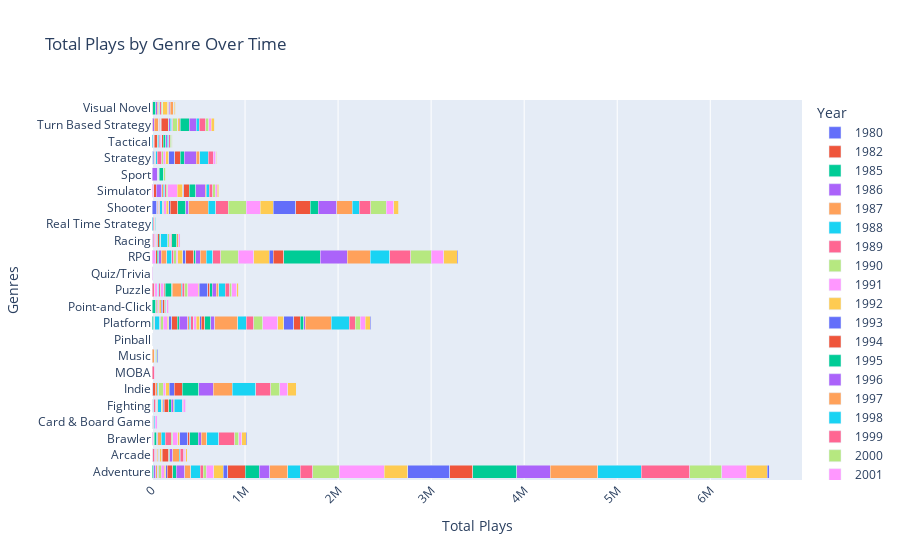

Notebook source saved alongside this figure:
### Markdown cell above
# Genre vs Total Plays

### Code cell
import pandas as pd
from datetime import datetime
import plotly.express as px
from ast import literal_eval

df = pd.read_csv('Dataset/games.csv')

df = df[df['Release Date'] != 'releases on TBD']

df['Release Date'] = df['Release Date'].apply(lambda x: datetime.strptime(x, '%b %d, %Y'))
df['Genres'] = df['Genres'].apply(literal_eval)

def convert_to_int(value):
    if 'K' in value:
        return int(float(value.replace('K', '')) * 1000)
    else:
        return int(value)

df['Plays'] = df['Plays'].apply(convert_to_int)

df = df.explode('Genres').dropna(subset=['Genres'])

df['Year'] = df['Release Date'].apply(lambda x: x.strftime('%Y'))
avg_plays_per_genre_year = df.groupby(['Genres', 'Year'])['Plays'].sum().unstack().reset_index()

fig = px.bar(avg_plays_per_genre_year, x=avg_plays_per_genre_year.columns[1:], y='Genres',
             title='Total Plays by Genre Over Time',
             labels={'value': 'Total Plays', 'variable': 'Year'},
             barmode='stack'
            )

fig.update_layout(xaxis_tickangle=-45)
fig.show()

### Figure 1 — Plotly figure (JSON) as saved in the notebook; plotly's stock layout.template omitted (floating-point values rounded to 4 significant figures)
{"data": [{"alignmentgroup": "True", "hovertemplate": "Year=1980<br>Total Plays=%{x}<br>Genres=%{y}<extra></extra>", "legendgroup": "1980", "marker": {"color": "#636efa", "pattern": {"shape": ""}}, "name": "1980", "offsetgroup": "1980", "orientation": "h", "showlegend": true, "textposition": "auto", "type": "bar", "x": [null, 5200, null, null, null, null, null, null, null, null, null, null, null, null, null, null, null, null, null, null, null, null, null], "xaxis": "x", "y": ["Adventure", "Arcade", "Brawler", "Card & Board Game", "Fighting", "Indie", "MOBA", "Music", "Pinball", "Platform", "Point-and-Click", "Puzzle", "Quiz/Trivia", "RPG", "Racing", "Real Time Strategy", "Shooter", "Simulator", "Sport", "Strategy", "Tactical", "Turn Based Strategy", "Visual Novel"], "yaxis": "y"}, {"alignmentgroup": "True", "hovertemplate": "Year=1982<br>Total Plays=%{x}<br>Genres=%{y}<extra></extra>", "legendgroup": "1982", "marker": {"color": "#EF553B", "pattern": {"shape": ""}}, "name": "1982", "offsetgroup": "1982", "orientation": "h", "showlegend": true, "textposition": "auto", "type": "bar", "x": [null, 1600, null, null, null, null, null, null, null, null, null, null, null, null, null, null, null, null, null, null, null, null, null], "xaxis": "x", "y": ["Adventure", "Arcade", "Brawler", "Card & Board Game", "Fighting", "Indie", "MOBA", "Music", "Pinball", "Platform", "Point-and-Click", "Puzzle", "Quiz/Trivia", "RPG", "Racing", "Real Time Strategy", "Shooter", "Simulator", "Sport", "Strategy", "Tactical", "Turn Based Strategy", "Visual Novel"], "yaxis": "y"}, {"alignmentgroup": "True", "hovertemplate": "Year=1985<br>Total Plays=%{x}<br>Genres=%{y}<extra></extra>", "legendgroup": "1985", "marker": {"color": "#00cc96", "pattern": {"shape": ""}}, "name": "1985", "offsetgroup": "1985", "orientation": "h", "showlegend": true, "textposition": "auto", "type": "bar", "x": [18000, null, null, null, null, null, null, null, null, 18000, null, null, null, null, null, null, null, null, null, null, null, null, null], "xaxis": "x", "y": ["Adventure", "Arcade", "Brawler", "Card & Board Game", "Fighting", "Indie", "MOBA", "Music", "Pinball", "Platform", "Point-and-Click", "Puzzle", "Quiz/Trivia", "RPG", "Racing", "Real Time Strategy", "Shooter", "Simulator", "Sport", "Strategy", "Tactical", "Turn Based Strategy", "Visual Novel"], "yaxis": "y"}, {"alignmentgroup": "True", "hovertemplate": "Year=1986<br>Total Plays=%{x}<br>Genres=%{y}<extra></extra>", "legendgroup": "1986", "marker": {"color": "#ab63fa", "pattern": {"shape": ""}}, "name": "1986", "offsetgroup": "1986", "orientation": "h", "showlegend": true, "textposition": "auto", "type": "bar", "x": [24300, 1400, null, null, null, null, null, null, null, 7100, null, 1400, null, null, null, null, null, null, null, 1400, null, null, null], "xaxis": "x", "y": ["Adventure", "Arcade", "Brawler", "Card & Board Game", "Fighting", "Indie", "MOBA", "Music", "Pinball", "Platform", "Point-and-Click", "Puzzle", "Quiz/Trivia", "RPG", "Racing", "Real Time Strategy", "Shooter", "Simulator", "Sport", "Strategy", "Tactical", "Turn Based Strategy", "Visual Novel"], "yaxis": "y"}, {"alignmentgroup": "True", "hovertemplate": "Year=1987<br>Total Plays=%{x}<br>Genres=%{y}<extra></extra>", "legendgroup": "1987", "marker": {"color": "#FFA15A", "pattern": {"shape": ""}}, "name": "1987", "offsetgroup": "1987", "orientation": "h", "showlegend": true, "textposition": "auto", "type": "bar", "x": [11800, null, null, null, null, null, null, null, null, 5400, null, null, null, 4500, null, null, 1900, null, null, null, null, null, null], "xaxis": "x", "y": ["Adventure", "Arcade", "Brawler", "Card & Board Game", "Fighting", "Indie", "MOBA", "Music", "Pinball", "Platform", "Point-and-Click", "Puzzle", "Quiz/Trivia", "RPG", "Racing", "Real Time Strategy", "Shooter", "Simulator", "Sport", "Strategy", "Tactical", "Turn Based Strategy", "Visual Novel"], "yaxis": "y"}, {"alignmentgroup": "True", "hovertemplate": "Year=1988<br>Total Plays=%{x}<br>Genres=%{y}<extra></extra>", "legendgroup": "1988", "marker": {"color": "#19d3f3", "pattern": {"shape": ""}}, "name": "1988", "offsetgroup": "1988", "orientation": "h", "showlegend": true, "textposition": "auto", "type": "bar", "x": [8400, null, 1500, null, null, null, null, null, null, 51900, null, null, null, null, null, null, null, null, null, null, null, null, null], "xaxis": "x", "y": ["Adventure", "Arcade", "Brawler", "Card & Board Game", "Fighting", "Indie", "MOBA", "Music", "Pinball", "Platform", "Point-and-Click", "Puzzle", "Quiz/Trivia", "RPG", "Racing", "Real Time Strategy", "Shooter", "Simulator", "Sport", "Strategy", "Tactical", "Turn Based Strategy", "Visual Novel"], "yaxis": "y"}, {"alignmentgroup": "True", "hovertemplate": "Year=1989<br>Total Plays=%{x}<br>Genres=%{y}<extra></extra>", "legendgroup": "1989", "marker": {"color": "#FF6692", "pattern": {"shape": ""}}, "name": "1989", "offsetgroup": "1989", "orientation": "h", "showlegend": true, "textposition": "auto", "type": "bar", "x": [12200, 19200, null, null, null, null, null, null, null, 12200, null, 21700, null, null, null, null, null, null, null, null, null, null, null], "xaxis": "x", "y": ["Adventure", "Arcade", "Brawler", "Card & Board Game", "Fighting", "Indie", "MOBA", "Music", "Pinball", "Platform", "Point-and-Click", "Puzzle", "Quiz/Trivia", "RPG", "Racing", "Real Time Strategy", "Shooter", "Simulator", "Sport", "Strategy", "Tactical", "Turn Based Strategy", "Visual Novel"], "yaxis": "y"}, {"alignmentgroup": "True", "hovertemplate": "Year=1990<br>Total Plays=%{x}<br>Genres=%{y}<extra></extra>", "legendgroup": "1990", "marker": {"color": "#B6E880", "pattern": {"shape": ""}}, "name": "1990", "offsetgroup": "1990", "orientation": "h", "showlegend": true, "textposition": "auto", "type": "bar", "x": [26800, null, null, null, null, null, null, null, null, 24200, 1400, 3800, null, null, null, null, null, null, null, null, null, null, null], "xaxis": "x", "y": ["Adventure", "Arcade", "Brawler", "Card & Board Game", "Fighting", "Indie", "MOBA", "Music", "Pinball", "Platform", "Point-and-Click", "Puzzle", "Quiz/Trivia", "RPG", "Racing", "Real Time Strategy", "Shooter", "Simulator", "Sport", "Strategy", "Tactical", "Turn Based Strategy", "Visual Novel"], "yaxis": "y"}, {"alignmentgroup": "True", "hovertemplate": "Year=1991<br>Total Plays=%{x}<br>Genres=%{y}<extra></extra>", "legendgroup": "1991", "marker": {"color": "#FF97FF", "pattern": {"shape": ""}}, "name": "1991", "offsetgroup": "1991", "orientation": "h", "showlegend": true, "textposition": "auto", "type": "bar", "x": [32739, 5800, 1500, null, 4300, null, null, null, null, 42739, null, 26939, null, 28700, null, null, 2100, null, null, null, null, null, null], "xaxis": "x", "y": ["Adventure", "Arcade", "Brawler", "Card & Board Game", "Fighting", "Indie", "MOBA", "Music", "Pinball", "Platform", "Point-and-Click", "Puzzle", "Quiz/Trivia", "RPG", "Racing", "Real Time Strategy", "Shooter", "Simulator", "Sport", "Strategy", "Tactical", "Turn Based Strategy", "Visual Novel"], "yaxis": "y"}, {"alignmentgroup": "True", "hovertemplate": "Year=1992<br>Total Plays=%{x}<br>Genres=%{y}<extra></extra>", "legendgroup": "1992", "marker": {"color": "#FECB52", "pattern": {"shape": ""}}, "name": "1992", "offsetgroup": "1992", "orientation": "h", "showlegend": true, "textposition": "auto", "type": "bar", "x": [14247, 1400, null, null, null, null, null, null, null, 16700, 547, null, null, 3600, null, null, 547, null, null, null, null, null, 547], "xaxis": "x", "y": ["Adventure", "Arcade", "Brawler", "Card & Board Game", "Fighting", "Indie", "MOBA", "Music", "Pinball", "Platform", "Point-and-Click", "Puzzle", "Quiz/Trivia", "RPG", "Racing", "Real Time Strategy", "Shooter", "Simulator", "Sport", "Strategy", "Tactical", "Turn Based Strategy", "Visual Novel"], "yaxis": "y"}, {"alignmentgroup": "True", "hovertemplate": "Year=1993<br>Total Plays=%{x}<br>Genres=%{y}<extra></extra>", "legendgroup": "1993", "marker": {"color": "#636efa", "pattern": {"shape": ""}}, "name": "1993", "offsetgroup": "1993", "orientation": "h", "showlegend": true, "textposition": "auto", "type": "bar", "x": [16000, 2200, null, null, 1600, null, null, null, null, 32900, null, null, null, 1900, null, null, 46800, null, 847, null, null, null, null], "xaxis": "x", "y": ["Adventure", "Arcade", "Brawler", "Card & Board Game", "Fighting", "Indie", "MOBA", "Music", "Pinball", "Platform", "Point-and-Click", "Puzzle", "Quiz/Trivia", "RPG", "Racing", "Real Time Strategy", "Shooter", "Simulator", "Sport", "Strategy", "Tactical", "Turn Based Strategy", "Visual Novel"], "yaxis": "y"}, {"alignmentgroup": "True", "hovertemplate": "Year=1994<br>Total Plays=%{x}<br>Genres=%{y}<extra></extra>", "legendgroup": "1994", "marker": {"color": "#EF553B", "pattern": {"shape": ""}}, "name": "1994", "offsetgroup": "1994", "orientation": "h", "showlegend": true, "textposition": "auto", "type": "bar", "x": [60900, null, null, null, null, null, null, null, null, 57800, null, null, null, 16199, null, null, 11544, null, null, null, null, 9000, null], "xaxis": "x", "y": ["Adventure", "Arcade", "Brawler", "Card & Board Game", "Fighting", "Indie", "MOBA", "Music", "Pinball", "Platform", "Point-and-Click", "Puzzle", "Quiz/Trivia", "RPG", "Racing", "Real Time Strategy", "Shooter", "Simulator", "Sport", "Strategy", "Tactical", "Turn Based Strategy", "Visual Novel"], "yaxis": "y"}, {"alignmentgroup": "True", "hovertemplate": "Year=1995<br>Total Plays=%{x}<br>Genres=%{y}<extra></extra>", "legendgroup": "1995", "marker": {"color": "#00cc96", "pattern": {"shape": ""}}, "name": "1995", "offsetgroup": "1995", "orientation": "h", "showlegend": true, "textposition": "auto", "type": "bar", "x": [35000, null, null, null, 2686, null, null, null, null, 26200, null, null, null, 19133, 986, null, 4586, null, null, null, null, null, null], "xaxis": "x", "y": ["Adventure", "Arcade", "Brawler", "Card & Board Game", "Fighting", "Indie", "MOBA", "Music", "Pinball", "Platform", "Point-and-Click", "Puzzle", "Quiz/Trivia", "RPG", "Racing", "Real Time Strategy", "Shooter", "Simulator", "Sport", "Strategy", "Tactical", "Turn Based Strategy", "Visual Novel"], "yaxis": "y"}, {"alignmentgroup": "True", "hovertemplate": "Year=1996<br>Total Plays=%{x}<br>Genres=%{y}<extra></extra>", "legendgroup": "1996", "marker": {"color": "#ab63fa", "pattern": {"shape": ""}}, "name": "1996", "offsetgroup": "1996", "orientation": "h", "showlegend": true, "textposition": "auto", "type": "bar", "x": [92600, 3800, null, null, null, null, null, null, null, 89300, null, 6100, null, 24816, 9700, null, 6500, null, null, 1300, null, 16000, null], "xaxis": "x", "y": ["Adventure", "Arcade", "Brawler", "Card & Board Game", "Fighting", "Indie", "MOBA", "Music", "Pinball", "Platform", "Point-and-Click", "Puzzle", "Quiz/Trivia", "RPG", "Racing", "Real Time Strategy", "Shooter", "Simulator", "Sport", "Strategy", "Tactical", "Turn Based Strategy", "Visual Novel"], "yaxis": "y"}, {"alignmentgroup": "True", "hovertemplate": "Year=1997<br>Total Plays=%{x}<br>Genres=%{y}<extra></extra>", "legendgroup": "1997", "marker": {"color": "#FFA15A", "pattern": {"shape": ""}}, "name": "1997", "offsetgroup": "1997", "orientation": "h", "showlegend": true, "textposition": "auto", "type": "bar", "x": [61563, 2400, null, null, 5400, null, null, null, null, 16100, null, 663, null, 59463, 1600, null, 9522, 522, null, 2100, 2100, 47100, null], "xaxis": "x", "y": ["Adventure", "Arcade", "Brawler", "Card & Board Game", "Fighting", "Indie", "MOBA", "Music", "Pinball", "Platform", "Point-and-Click", "Puzzle", "Quiz/Trivia", "RPG", "Racing", "Real Time Strategy", "Shooter", "Simulator", "Sport", "Strategy", "Tactical", "Turn Based Strategy", "Visual Novel"], "yaxis": "y"}, {"alignmentgroup": "True", "hovertemplate": "Year=1998<br>Total Plays=%{x}<br>Genres=%{y}<extra></extra>", "legendgroup": "1998", "marker": {"color": "#19d3f3", "pattern": {"shape": ""}}, "name": "1998", "offsetgroup": "1998", "orientation": "h", "showlegend": true, "textposition": "auto", "type": "bar", "x": [102197, 1700, null, null, 3500, null, null, null, null, 14800, null, 13000, null, 54500, 2700, null, 24000, null, null, 1100, 12000, 2400, null], "xaxis": "x", "y": ["Adventure", "Arcade", "Brawler", "Card & Board Game", "Fighting", "Indie", "MOBA", "Music", "Pinball", "Platform", "Point-and-Click", "Puzzle", "Quiz/Trivia", "RPG", "Racing", "Real Time Strategy", "Shooter", "Simulator", "Sport", "Strategy", "Tactical", "Turn Based Strategy", "Visual Novel"], "yaxis": "y"}, {"alignmentgroup": "True", "hovertemplate": "Year=1999<br>Total Plays=%{x}<br>Genres=%{y}<extra></extra>", "legendgroup": "1999", "marker": {"color": "#FF6692", "pattern": {"shape": ""}}, "name": "1999", "offsetgroup": "1999", "orientation": "h", "showlegend": true, "textposition": "auto", "type": "bar", "x": [34559, 8500, 1600, 7800, 23934, null, null, null, null, 27000, null, 16600, null, 22803, 9600, null, 10259, 1600, null, 4840, 1640, 10900, null], "xaxis": "x", "y": ["Adventure", "Arcade", "Brawler", "Card & Board Game", "Fighting", "Indie", "MOBA", "Music", "Pinball", "Platform", "Point-and-Click", "Puzzle", "Quiz/Trivia", "RPG", "Racing", "Real Time Strategy", "Shooter", "Simulator", "Sport", "Strategy", "Tactical", "Turn Based Strategy", "Visual Novel"], "yaxis": "y"}, {"alignmentgroup": "True", "hovertemplate": "Year=2000<br>Total Plays=%{x}<br>Genres=%{y}<extra></extra>", "legendgroup": "2000", "marker": {"color": "#B6E880", "pattern": {"shape": ""}}, "name": "2000", "offsetgroup": "2000", "orientation": "h", "showlegend": true, "textposition": "auto", "type": "bar", "x": [31300, null, null, 2800, null, null, null, null, null, 7500, null, 2300, null, 25200, null, null, 10900, null, null, null, null, 6800, null], "xaxis": "x", "y": ["Adventure", "Arcade", "Brawler", "Card & Board Game", "Fighting", "Indie", "MOBA", "Music", "Pinball", "Platform", "Point-and-Click", "Puzzle", "Quiz/Trivia", "RPG", "Racing", "Real Time Strategy", "Shooter", "Simulator", "Sport", "Strategy", "Tactical", "Turn Based Strategy", "Visual Novel"], "yaxis": "y"}, {"alignmentgroup": "True", "hovertemplate": "Year=2001<br>Total Plays=%{x}<br>Genres=%{y}<extra></extra>", "legendgroup": "2001", "marker": {"color": "#FF97FF", "pattern": {"shape": ""}}, "name": "2001", "offsetgroup": "2001", "orientation": "h", "showlegend": true, "textposition": "auto", "type": "bar", "x": [82978, 1739, 10000, null, 1900, 1300, null, null, null, 27200, null, 32303, null, 16500, 13200, null, 24400, 17500, 1100, 1900, 1900, 1900, null], "xaxis": "x", "y": ["Adventure", "Arcade", "Brawler", "Card & Board Game", "Fighting", "Indie", "MOBA", "Music", "Pinball", "Platform", "Point-and-Click", "Puzzle", "Quiz/Trivia", "RPG", "Racing", "Real Time Strategy", "Shooter", "Simulator", "Sport", "Strategy", "Tactical", "Turn Based Strategy", "Visual Novel"], "yaxis": "y"}, {"alignmentgroup": "True", "hovertemplate": "Year=2002<br>Total Plays=%{x}<br>Genres=%{y}<extra></extra>", "legendgroup": "2002", "marker": {"color": "#FECB52", "pattern": {"shape": ""}}, "name": "2002", "offsetgroup": "2002", "orientation": "h", "showlegend": true, "textposition": "auto", "type": "bar", "x": [102508, 12000, 1600, 3000, null, 1900, null, 1400, null, 35800, null, 4308, null, 53600, 13400, null, 28897, null, 1400, 297, null, 7000, 2300], "xaxis": "x", "y": ["Adventure", "Arcade", "Brawler", "Card & Board Game", "Fighting", "Indie", "MOBA", "Music", "Pinball", "Platform", "Point-and-Click", "Puzzle", "Quiz/Trivia", "RPG", "Racing", "Real Time Strategy", "Shooter", "Simulator", "Sport", "Strategy", "Tactical", "Turn Based Strategy", "Visual Novel"], "yaxis": "y"}, {"alignmentgroup": "True", "hovertemplate": "Year=2003<br>Total Plays=%{x}<br>Genres=%{y}<extra></extra>", "legendgroup": "2003", "marker": {"color": "#636efa", "pattern": {"shape": ""}}, "name": "2003", "offsetgroup": "2003", "orientation": "h", "showlegend": true, "textposition": "auto", "type": "bar", "x": [48400, 5100, 6400, null, null, 3400, null, null, 1600, 17997, null, 4900, null, 30400, 10100, 2600, 14500, null, null, 10400, 7800, null, 1700], "xaxis": "x", "y": ["Adventure", "Arcade", "Brawler", "Card & Board Game", "Fighting", "Indie", "MOBA", "Music", "Pinball", "Platform", "Point-and-Click", "Puzzle", "Quiz/Trivia", "RPG", "Racing", "Real Time Strategy", "Shooter", "Simulator", "Sport", "Strategy", "Tactical", "Turn Based Strategy", "Visual Novel"], "yaxis": "y"}, {"alignmentgroup": "True", "hovertemplate": "Year=2004<br>Total Plays=%{x}<br>Genres=%{y}<extra></extra>", "legendgroup": "2004", "marker": {"color": "#EF553B", "pattern": {"shape": ""}}, "name": "2004", "offsetgroup": "2004", "orientation": "h", "showlegend": true, "textposition": "auto", "type": "bar", "x": [188200, null, null, null, 2800, 35700, null, null, null, 38100, null, 9700, null, 89100, 19000, 2700, 80900, 24000, 1900, 3700, 32300, 71000, 1900], "xaxis": "x", "y": ["Adventure", "Arcade", "Brawler", "Card & Board Game", "Fighting", "Indie", "MOBA", "Music", "Pinball", "Platform", "Point-and-Click", "Puzzle", "Quiz/Trivia", "RPG", "Racing", "Real Time Strategy", "Shooter", "Simulator", "Sport", "Strategy", "Tactical", "Turn Based Strategy", "Visual Novel"], "yaxis": "y"}, {"alignmentgroup": "True", "hovertemplate": "Year=2005<br>Total Plays=%{x}<br>Genres=%{y}<extra></extra>", "legendgroup": "2005", "marker": {"color": "#00cc96", "pattern": {"shape": ""}}, "name": "2005", "offsetgroup": "2005", "orientation": "h", "showlegend": true, "textposition": "auto", "type": "bar", "x": [147274, null, 30919, null, 4527, null, null, null, null, 61874, 36000, 67400, null, 18191, 15000, null, 84500, null, null, 13900, 6600, 6700, 36000], "xaxis": "x", "y": ["Adventure", "Arcade", "Brawler", "Card & Board Game", "Fighting", "Indie", "MOBA", "Music", "Pinball", "Platform", "Point-and-Click", "Puzzle", "Quiz/Trivia", "RPG", "Racing", "Real Time Strategy", "Shooter", "Simulator", "Sport", "Strategy", "Tactical", "Turn Based Strategy", "Visual Novel"], "yaxis": "y"}, {"alignmentgroup": "True", "hovertemplate": "Year=2006<br>Total Plays=%{x}<br>Genres=%{y}<extra></extra>", "legendgroup": "2006", "marker": {"color": "#ab63fa", "pattern": {"shape": ""}}, "name": "2006", "offsetgroup": "2006", "orientation": "h", "showlegend": true, "textposition": "auto", "type": "bar", "x": [113089, null, 7500, null, 252, null, null, null, null, 41100, null, 6527, null, 49462, 1100, null, 30700, 60100, 56800, null, null, 15000, 13200], "xaxis": "x", "y": ["Adventure", "Arcade", "Brawler", "Card & Board Game", "Fighting", "Indie", "MOBA", "Music", "Pinball", "Platform", "Point-and-Click", "Puzzle", "Quiz/Trivia", "RPG", "Racing", "Real Time Strategy", "Shooter", "Simulator", "Sport", "Strategy", "Tactical", "Turn Based Strategy", "Visual Novel"], "yaxis": "y"}, {"alignmentgroup": "True", "hovertemplate": "Year=2007<br>Total Plays=%{x}<br>Genres=%{y}<extra></extra>", "legendgroup": "2007", "marker": {"color": "#FFA15A", "pattern": {"shape": ""}}, "name": "2007", "offsetgroup": "2007", "orientation": "h", "showlegend": true, "textposition": "auto", "type": "bar", "x": [194676, 5200, 38600, null, 10300, 14600, null, 21500, null, 249776, 5800, 99200, null, 63800, null, null, 210776, 15300, 1400, 1800, 1800, 2300, 14200], "xaxis": "x", "y": ["Adventure", "Arcade", "Brawler", "Card & Board Game", "Fighting", "Indie", "MOBA", "Music", "Pinball", "Platform", "Point-and-Click", "Puzzle", "Quiz/Trivia", "RPG", "Racing", "Real Time Strategy", "Shooter", "Simulator", "Sport", "Strategy", "Tactical", "Turn Based Strategy", "Visual Novel"], "yaxis": "y"}, {"alignmentgroup": "True", "hovertemplate": "Year=2008<br>Total Plays=%{x}<br>Genres=%{y}<extra></extra>", "legendgroup": "2008", "marker": {"color": "#19d3f3", "pattern": {"shape": ""}}, "name": "2008", "offsetgroup": "2008", "orientation": "h", "showlegend": true, "textposition": "auto", "type": "bar", "x": [131384, null, 44600, null, 39300, 14500, null, 3600, null, 90900, 2400, 10408, null, 69800, 74600, 6000, 81700, 20500, 1800, 11400, 9600, 15900, 14476], "xaxis": "x", "y": ["Adventure", "Arcade", "Brawler", "Card & Board Game", "Fighting", "Indie", "MOBA", "Music", "Pinball", "Platform", "Point-and-Click", "Puzzle", "Quiz/Trivia", "RPG", "Racing", "Real Time Strategy", "Shooter", "Simulator", "Sport", "Strategy", "Tactical", "Turn Based Strategy", "Visual Novel"], "yaxis": "y"}, {"alignmentgroup": "True", "hovertemplate": "Year=2009<br>Total Plays=%{x}<br>Genres=%{y}<extra></extra>", "legendgroup": "2009", "marker": {"color": "#FF6692", "pattern": {"shape": ""}}, "name": "2009", "offsetgroup": "2009", "orientation": "h", "showlegend": true, "textposition": "auto", "type": "bar", "x": [137090, null, 61600, 1800, null, 3400, 26000, 1100, null, 81100, 7700, 24900, null, 89600, null, 14000, 133800, 14398, null, 48300, 15000, 11300, 17390], "xaxis": "x", "y": ["Adventure", "Arcade", "Brawler", "Card & Board Game", "Fighting", "Indie", "MOBA", "Music", "Pinball", "Platform", "Point-and-Click", "Puzzle", "Quiz/Trivia", "RPG", "Racing", "Real Time Strategy", "Shooter", "Simulator", "Sport", "Strategy", "Tactical", "Turn Based Strategy", "Visual Novel"], "yaxis": "y"}, {"alignmentgroup": "True", "hovertemplate": "Year=2010<br>Total Plays=%{x}<br>Genres=%{y}<extra></extra>", "legendgroup": "2010", "marker": {"color": "#B6E880", "pattern": {"shape": ""}}, "name": "2010", "offsetgroup": "2010", "orientation": "h", "showlegend": true, "textposition": "auto", "type": "bar", "x": [286045, 6900, 14500, null, 1900, 43600, null, 1200, null, 97900, 12763, 33700, null, 187635, 12200, null, 194287, 16300, 5500, 20748, null, 48248, 12982], "xaxis": "x", "y": ["Adventure", "Arcade", "Brawler", "Card & Board Game", "Fighting", "Indie", "MOBA", "Music", "Pinball", "Platform", "Point-and-Click", "Puzzle", "Quiz/Trivia", "RPG", "Racing", "Real Time Strategy", "Shooter", "Simulator", "Sport", "Strategy", "Tactical", "Turn Based Strategy", "Visual Novel"], "yaxis": "y"}, {"alignmentgroup": "True", "hovertemplate": "Year=2011<br>Total Plays=%{x}<br>Genres=%{y}<extra></extra>", "legendgroup": "2011", "marker": {"color": "#FF97FF", "pattern": {"shape": ""}}, "name": "2011", "offsetgroup": "2011", "orientation": "h", "showlegend": true, "textposition": "auto", "type": "bar", "x": [483400, null, 56400, null, 9500, 27400, null, null, null, 162000, 10700, 113100, null, 164800, 19400, null, 150500, 100600, null, 23900, 13100, 2800, 1300], "xaxis": "x", "y": ["Adventure", "Arcade", "Brawler", "Card & Board Game", "Fighting", "Indie", "MOBA", "Music", "Pinball", "Platform", "Point-and-Click", "Puzzle", "Quiz/Trivia", "RPG", "Racing", "Real Time Strategy", "Shooter", "Simulator", "Sport", "Strategy", "Tactical", "Turn Based Strategy", "Visual Novel"], "yaxis": "y"}, {"alignmentgroup": "True", "hovertemplate": "Year=2012<br>Total Plays=%{x}<br>Genres=%{y}<extra></extra>", "legendgroup": "2012", "marker": {"color": "#FECB52", "pattern": {"shape": ""}}, "name": "2012", "offsetgroup": "2012", "orientation": "h", "showlegend": true, "textposition": "auto", "type": "bar", "x": [251692, 18800, 22200, null, 8600, 38392, null, 2300, null, 64192, 21900, 6692, null, 164600, null, 2600, 139100, 59700, 3200, 33500, null, 16400, 54100], "xaxis": "x", "y": ["Adventure", "Arcade", "Brawler", "Card & Board Game", "Fighting", "Indie", "MOBA", "Music", "Pinball", "Platform", "Point-and-Click", "Puzzle", "Quiz/Trivia", "RPG", "Racing", "Real Time Strategy", "Shooter", "Simulator", "Sport", "Strategy", "Tactical", "Turn Based Strategy", "Visual Novel"], "yaxis": "y"}, {"alignmentgroup": "True", "hovertemplate": "Year=2013<br>Total Plays=%{x}<br>Genres=%{y}<extra></extra>", "legendgroup": "2013", "marker": {"color": "#636efa", "pattern": {"shape": ""}}, "name": "2013", "offsetgroup": "2013", "orientation": "h", "showlegend": true, "textposition": "auto", "type": "bar", "x": [450953, 5100, 83200, null, 10000, 55400, null, 5100, null, 104600, 16000, 94300, null, 46367, null, 9100, 243700, 10486, 2200, 63700, 2400, 2100, 3300], "xaxis": "x", "y": ["Adventure", "Arcade", "Brawler", "Card & Board Game", "Fighting", "Indie", "MOBA", "Music", "Pinball", "Platform", "Point-and-Click", "Puzzle", "Quiz/Trivia", "RPG", "Racing", "Real Time Strategy", "Shooter", "Simulator", "Sport", "Strategy", "Tactical", "Turn Based Strategy", "Visual Novel"], "yaxis": "y"}, {"alignmentgroup": "True", "hovertemplate": "Year=2014<br>Total Plays=%{x}<br>Genres=%{y}<extra></extra>", "legendgroup": "2014", "marker": {"color": "#EF553B", "pattern": {"shape": ""}}, "name": "2014", "offsetgroup": "2014", "orientation": "h", "showlegend": true, "textposition": "auto", "type": "bar", "x": [249124, 74600, 25400, 5500, 48900, 87735, null, null, null, 72300, 23500, 18400, 1400, 109200, 11900, null, 151789, 57700, null, 59300, 17000, 12800, 8000], "xaxis": "x", "y": ["Adventure", "Arcade", "Brawler", "Card & Board Game", "Fighting", "Indie", "MOBA", "Music", "Pinball", "Platform", "Point-and-Click", "Puzzle", "Quiz/Trivia", "RPG", "Racing", "Real Time Strategy", "Shooter", "Simulator", "Sport", "Strategy", "Tactical", "Turn Based Strategy", "Visual Novel"], "yaxis": "y"}, {"alignmentgroup": "True", "hovertemplate": "Year=2015<br>Total Plays=%{x}<br>Genres=%{y}<extra></extra>", "legendgroup": "2015", "marker": {"color": "#00cc96", "pattern": {"shape": ""}}, "name": "2015", "offsetgroup": "2015", "orientation": "h", "showlegend": true, "textposition": "auto", "type": "bar", "x": [471425, 7600, 90100, 5200, 25700, 177000, null, null, null, 37800, 8200, 30700, null, 394600, 51000, null, 87300, 71400, 51000, 42500, 25900, 94300, 2225], "xaxis": "x", "y": ["Adventure", "Arcade", "Brawler", "Card & Board Game", "Fighting", "Indie", "MOBA", "Music", "Pinball", "Platform", "Point-and-Click", "Puzzle", "Quiz/Trivia", "RPG", "Racing", "Real Time Strategy", "Shooter", "Simulator", "Sport", "Strategy", "Tactical", "Turn Based Strategy", "Visual Novel"], "yaxis": "y"}, {"alignmentgroup": "True", "hovertemplate": "Year=2016<br>Total Plays=%{x}<br>Genres=%{y}<extra></extra>", "legendgroup": "2016", "marker": {"color": "#ab63fa", "pattern": {"shape": ""}}, "name": "2016", "offsetgroup": "2016", "orientation": "h", "showlegend": true, "textposition": "auto", "type": "bar", "x": [361748, 30407, 29100, null, 22900, 155761, null, 713, null, 15707, 7700, 40200, 2700, 292158, null, null, 198520, 102124, null, 130203, 15342, 73300, 15120], "xaxis": "x", "y": ["Adventure", "Arcade", "Brawler", "Card & Board Game", "Fighting", "Indie", "MOBA", "Music", "Pinball", "Platform", "Point-and-Click", "Puzzle", "Quiz/Trivia", "RPG", "Racing", "Real Time Strategy", "Shooter", "Simulator", "Sport", "Strategy", "Tactical", "Turn Based Strategy", "Visual Novel"], "yaxis": "y"}, {"alignmentgroup": "True", "hovertemplate": "Year=2017<br>Total Plays=%{x}<br>Genres=%{y}<extra></extra>", "legendgroup": "2017", "marker": {"color": "#FFA15A", "pattern": {"shape": ""}}, "name": "2017", "offsetgroup": "2017", "orientation": "h", "showlegend": true, "textposition": "auto", "type": "bar", "x": [506219, 73000, 59600, null, 10300, 200419, null, 183, null, 275783, 3100, 29083, null, 242336, 19000, null, 165700, 11000, null, 36800, 1500, null, 32200], "xaxis": "x", "y": ["Adventure", "Arcade", "Brawler", "Card & Board Game", "Fighting", "Indie", "MOBA", "Music", "Pinball", "Platform", "Point-and-Click", "Puzzle", "Quiz/Trivia", "RPG", "Racing", "Real Time Strategy", "Shooter", "Simulator", "Sport", "Strategy", "Tactical", "Turn Based Strategy", "Visual Novel"], "yaxis": "y"}, {"alignmentgroup": "True", "hovertemplate": "Year=2018<br>Total Plays=%{x}<br>Genres=%{y}<extra></extra>", "legendgroup": "2018", "marker": {"color": "#19d3f3", "pattern": {"shape": ""}}, "name": "2018", "offsetgroup": "2018", "orientation": "h", "showlegend": true, "textposition": "auto", "type": "bar", "x": [467154, 10861, 130400, 8700, 84500, 253122, null, 2700, null, 195179, null, 68330, null, 212661, null, 1600, 79961, 33848, null, 89527, 14000, 36400, 1175], "xaxis": "x", "y": ["Adventure", "Arcade", "Brawler", "Card & Board Game", "Fighting", "Indie", "MOBA", "Music", "Pinball", "Platform", "Point-and-Click", "Puzzle", "Quiz/Trivia", "RPG", "Racing", "Real Time Strategy", "Shooter", "Simulator", "Sport", "Strategy", "Tactical", "Turn Based Strategy", "Visual Novel"], "yaxis": "y"}, {"alignmentgroup": "True", "hovertemplate": "Year=2019<br>Total Plays=%{x}<br>Genres=%{y}<extra></extra>", "legendgroup": "2019", "marker": {"color": "#FF6692", "pattern": {"shape": ""}}, "name": "2019", "offsetgroup": "2019", "orientation": "h", "showlegend": true, "textposition": "auto", "type": "bar", "x": [521380, 38700, 170100, null, 8700, 164926, null, 4900, null, 62917, 646, 49671, null, 227696, 5600, null, 118700, 36546, 1600, 55587, 15700, 67300, null], "xaxis": "x", "y": ["Adventure", "Arcade", "Brawler", "Card & Board Game", "Fighting", "Indie", "MOBA", "Music", "Pinball", "Platform", "Point-and-Click", "Puzzle", "Quiz/Trivia", "RPG", "Racing", "Real Time Strategy", "Shooter", "Simulator", "Sport", "Strategy", "Tactical", "Turn Based Strategy", "Visual Novel"], "yaxis": "y"}, {"alignmentgroup": "True", "hovertemplate": "Year=2020<br>Total Plays=%{x}<br>Genres=%{y}<extra></extra>", "legendgroup": "2020", "marker": {"color": "#B6E880", "pattern": {"shape": ""}}, "name": "2020", "offsetgroup": "2020", "orientation": "h", "showlegend": true, "textposition": "auto", "type": "bar", "x": [346081, 2900, 44200, null, 5600, 92290, null, 9000, null, 54252, 1643, 19600, null, 215704, null, null, 168600, 27050, 18800, 1936, 16669, 30540, 3550], "xaxis": "x", "y": ["Adventure", "Arcade", "Brawler", "Card & Board Game", "Fighting", "Indie", "MOBA", "Music", "Pinball", "Platform", "Point-and-Click", "Puzzle", "Quiz/Trivia", "RPG", "Racing", "Real Time Strategy", "Shooter", "Simulator", "Sport", "Strategy", "Tactical", "Turn Based Strategy", "Visual Novel"], "yaxis": "y"}, {"alignmentgroup": "True", "hovertemplate": "Year=2021<br>Total Plays=%{x}<br>Genres=%{y}<extra></extra>", "legendgroup": "2021", "marker": {"color": "#FF97FF", "pattern": {"shape": ""}}, "name": "2021", "offsetgroup": "2021", "orientation": "h", "showlegend": true, "textposition": "auto", "type": "bar", "x": [262199, 18600, 34000, 20000, 23700, 88834, 4500, 2500, null, 57212, 19171, 57155, 6000, 136922, 11500, null, 83390, 18925, null, 26154, 6600, 30067, 3300], "xaxis": "x", "y": ["Adventure", "Arcade", "Brawler", "Card & Board Game", "Fighting", "Indie", "MOBA", "Music", "Pinball", "Platform", "Point-and-Click", "Puzzle", "Quiz/Trivia", "RPG", "Racing", "Real Time Strategy", "Shooter", "Simulator", "Sport", "Strategy", "Tactical", "Turn Based Strategy", "Visual Novel"], "yaxis": "y"}, {"alignmentgroup": "True", "hovertemplate": "Year=2022<br>Total Plays=%{x}<br>Genres=%{y}<extra></extra>", "legendgroup": "2022", "marker": {"color": "#FECB52", "pattern": {"shape": ""}}, "name": "2022", "offsetgroup": "2022", "orientation": "h", "showlegend": true, "textposition": "auto", "type": "bar", "x": [227839, 12045, 49250, 2947, 7300, 88547, null, 1385, null, 51165, 6147, 17672, null, 143362, 688, null, 48942, 17661, 1886, 10537, 3115, 37155, 14458], "xaxis": "x", "y": ["Adventure", "Arcade", "Brawler", "Card & Board Game", "Fighting", "Indie", "MOBA", "Music", "Pinball", "Platform", "Point-and-Click", "Puzzle", "Quiz/Trivia", "RPG", "Racing", "Real Time Strategy", "Shooter", "Simulator", "Sport", "Strategy", "Tactical", "Turn Based Strategy", "Visual Novel"], "yaxis": "y"}, {"alignmentgroup": "True", "hovertemplate": "Year=2023<br>Total Plays=%{x}<br>Genres=%{y}<extra></extra>", "legendgroup": "2023", "marker": {"color": "#636efa", "pattern": {"shape": ""}}, "name": "2023", "offsetgroup": "2023", "orientation": "h", "showlegend": true, "textposition": "auto", "type": "bar", "x": [23061, 1, 9121, null, null, 1401, null, 9000, null, 11777, null, 181, null, 12231, null, null, 6250, null, null, 1930, 1783, 1874, 210], "xaxis": "x", "y": ["Adventure", "Arcade", "Brawler", "Card & Board Game", "Fighting", "Indie", "MOBA", "Music", "Pinball", "Platform", "Point-and-Click", "Puzzle", "Quiz/Trivia", "RPG", "Racing", "Real Time Strategy", "Shooter", "Simulator", "Sport", "Strategy", "Tactical", "Turn Based Strategy", "Visual Novel"], "yaxis": "y"}, {"alignmentgroup": "True", "hovertemplate": "Year=2024<br>Total Plays=%{x}<br>Genres=%{y}<extra></extra>", "legendgroup": "2024", "marker": {"color": "#EF553B", "pattern": {"shape": ""}}, "name": "2024", "offsetgroup": "2024", "orientation": "h", "showlegend": true, "textposition": "auto", "type": "bar", "x": [0, null, null, null, null, 0, null, null, null, null, null, null, null, 0, null, null, null, null, null, null, null, null, null], "xaxis": "x", "y": ["Adventure", "Arcade", "Brawler", "Card & Board Game", "Fighting", "Indie", "MOBA", "Music", "Pinball", "Platform", "Point-and-Click", "Puzzle", "Quiz/Trivia", "RPG", "Racing", "Real Time Strategy", "Shooter", "Simulator", "Sport", "Strategy", "Tactical", "Turn Based Strategy", "Visual Novel"], "yaxis": "y"}, {"alignmentgroup": "True", "hovertemplate": "Year=2025<br>Total Plays=%{x}<br>Genres=%{y}<extra></extra>", "legendgroup": "2025", "marker": {"color": "#00cc96", "pattern": {"shape": ""}}, "name": "2025", "offsetgroup": "2025", "orientation": "h", "showlegend": true, "textposition": "auto", "type": "bar", "x": [1, null, null, null, null, null, null, null, null, null, null, null, null, null, null, null, 1, null, null, null, null, null, null], "xaxis": "x", "y": ["Adventure", "Arcade", "Brawler", "Card & Board Game", "Fighting", "Indie", "MOBA", "Music", "Pinball", "Platform", "Point-and-Click", "Puzzle", "Quiz/Trivia", "RPG", "Racing", "Real Time Strategy", "Shooter", "Simulator", "Sport", "Strategy", "Tactical", "Turn Based Strategy", "Visual Novel"], "yaxis": "y"}], "layout": {"barmode": "stack", "legend": {"title": {"text": "Year"}, "tracegroupgap": 0}, "title": {"text": "Total Plays by Genre Over Time"}, "xaxis": {"anchor": "y", "domain": [0, 1], "tickangle": -45, "title": {"text": "Total Plays"}}, "yaxis": {"anchor": "x", "domain": [0, 1], "title": {"text": "Genres"}}}}
